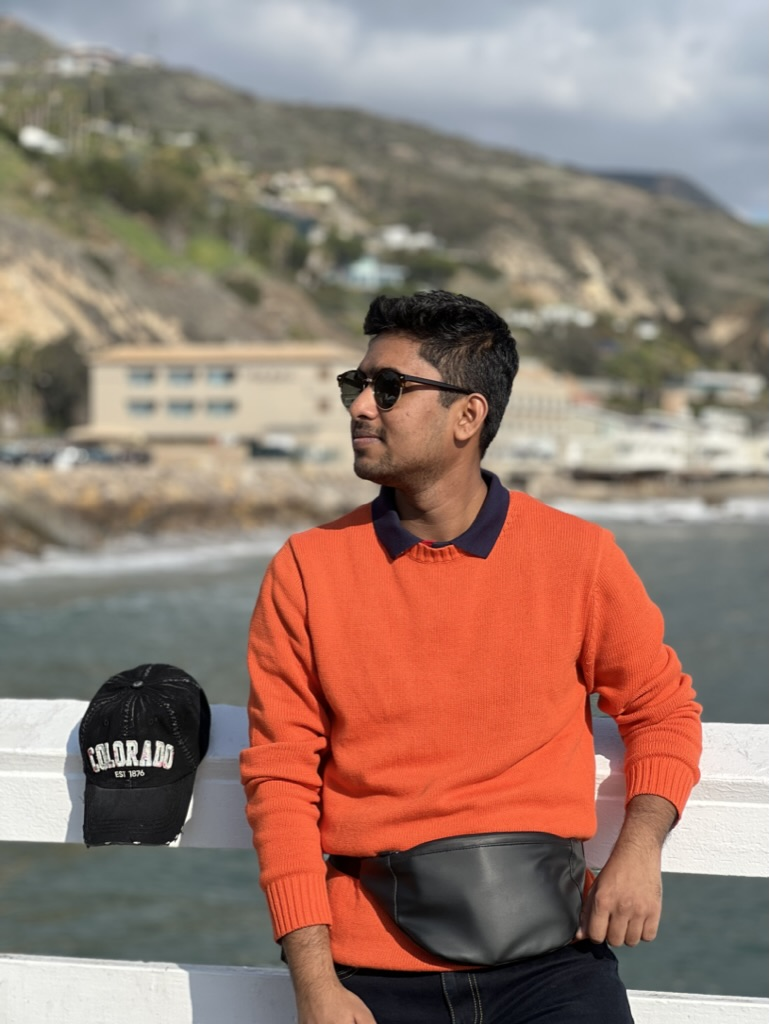
#> input picture images/profile1.jpeg, 769 x 1024 px, found by its file name
$ python make-og-image.py
#> lines starting #> are read from the running program, lines starting #| are printed output that depends on the picture; after the words box and inside, x2 and y2 are one past the last pixel; in counts of white or black regions, pixels touching at a corner belong together
# Builds static/og-image.png, the 1200x630 picture shown when a link to the site is shared
# (LinkedIn, Slack, iMessage, X). Design: "kubectl describe", GitHub Dark colours.
# Re-run after changing the photo or any text below:  python3 scripts/make-og-image.py
from PIL import Image, ImageDraw, ImageFont, ImageOps

# --- Text (keep in line with the résumé) ---
COMMAND = 'kubectl describe engineer akhil-gandhi'
ROWS = [
    ('Name:', 'Akhil Gandhi', 'text'),
    ('Role:', 'Site Reliability Engineer', 'blue'),
    ('Platform:', 'Kubernetes (EKS), ArgoCD, Terraform', 'muted'),
    ('Practices:', 'Observability, Incident response', 'muted'),
    ('Certs:', 'CKA, Terraform, Google Cloud, AWS', 'green'),
]
URL = 'akhilgandhi1999.github.io/Personal-Website'
PHOTO = 'static/images/profile1.jpeg'

# --- GitHub Dark palette ---
C = dict(bg='#0D1117', text='#E6EDF3', muted='#C9D1D9', faint='#8B949E', blue='#58A6FF', green='#3FB950')

W, H, S = 1200, 630, 2  # draw at 2x, then shrink, for smooth edges
MONO = '/System/Library/Fonts/SFNSMono.ttf'


def P(v):
    return int(v * S)


def font(size):
    return ImageFont.truetype(MONO, size * S)


img = Image.new('RGB', (P(W), P(H)), C['bg'])
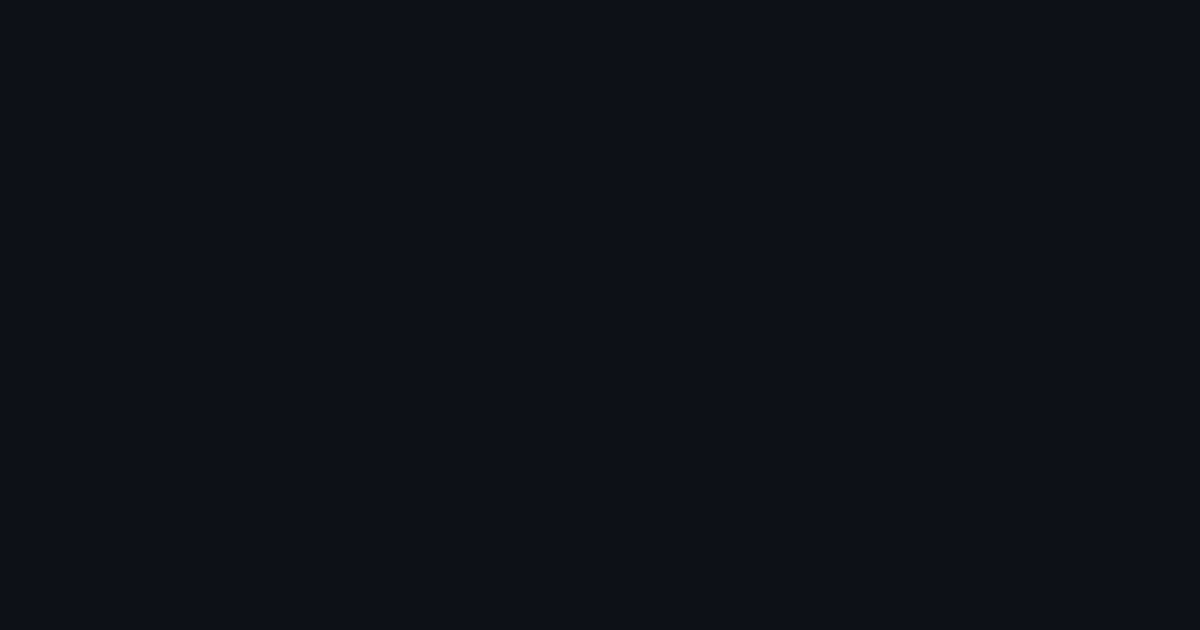
#> img: PIL image 2400x1260 RGB (shown at 1/2 size); mean R, G, B 13, 17, 23
d = ImageDraw.Draw(img)
d.rectangle([0, 0, P(W), P(6)], fill=C['blue'])
d.rectangle([0, P(H - 6), P(W), P(H)], fill=C['green'])

# Round photo with a blue (top) / green (bottom) ring.
cx, cy, r = 1010, 315, 125
ring = [P(cx - r - 8), P(cy - r - 8), P(cx + r + 8), P(cy + r + 8)]
d.ellipse(ring, fill=C['green'])
d.pieslice(ring, 180, 360, fill=C['blue'])
photo = ImageOps.fit(Image.open(PHOTO).convert('RGB'), (P(2 * r), P(2 * r)), centering=(0.5, 0.4))
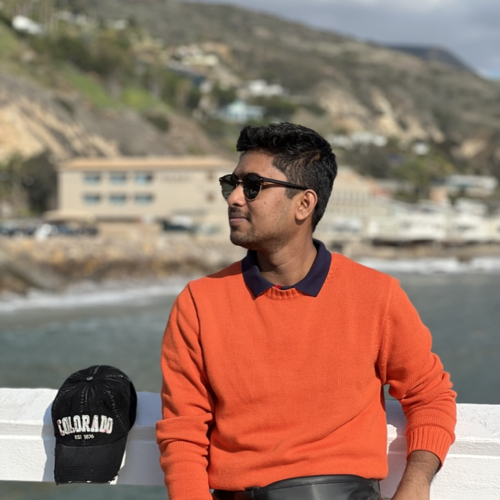
#> photo: PIL image 500x500 RGB; mean R, G, B 152.9, 120, 104.5
mask = Image.new('L', photo.size, 0)
#> mask: PIL image 500x500 L; every value is 0
ImageDraw.Draw(mask).ellipse([0, 0, *photo.size], fill=255)
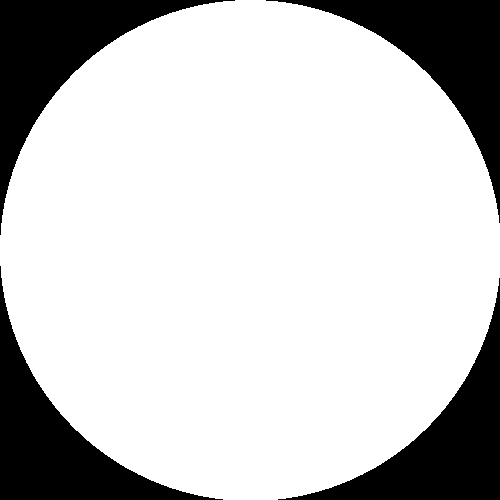
#> mask: PIL image 500x500 L; 78.8% white; 4 black regions, box (x1, y1, x2, y2) and area: (0, 0, 235, 235) 13489, (266, 0, 500, 223) 13254, (0, 266, 223, 500) 13254, (278, 278, 500, 500) 13020
img.paste(photo, (P(cx - r), P(cy - r)), mask)
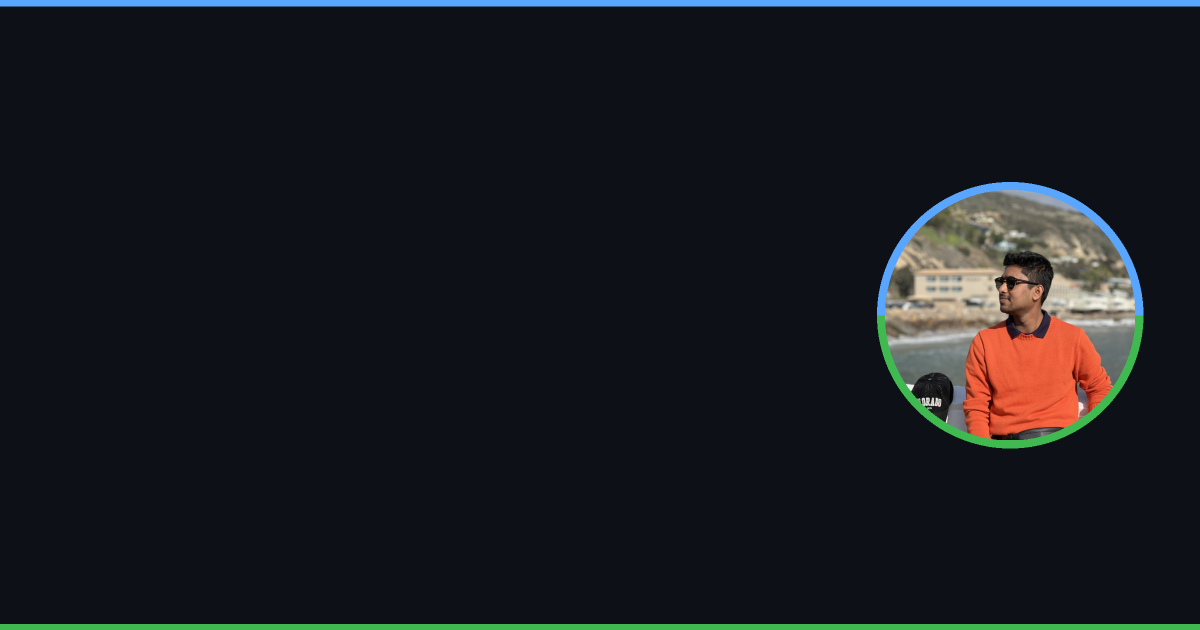
#> img: PIL image 2400x1260 RGB (shown at 1/2 size); mean R, G, B 24, 27.9, 32

f = font(26)
d.text((P(70), P(70)), '$ ', font=f, fill=C['green'])
d.text((P(70) + d.textlength('$ ', font=f), P(70)), COMMAND, font=f, fill=C['text'])

y = 140
for key, value, colour in ROWS:
    d.text((P(70), P(y)), key, font=f, fill=C['blue'])
    d.text((P(260), P(y)), value, font=f, fill=C[colour])
    y += 52
#> after the loop, y = 400
d.text((P(70), P(y + 6)), 'Status:', font=f, fill=C['blue'])
d.ellipse([P(262), P(y + 16), P(278), P(y + 32)], fill=C['green'])
d.text((P(290), P(y + 6)), 'Running', font=f, fill=C['green'])

d.text((P(70), P(H - 70)), URL, font=font(20), fill=C['faint'])

img.resize((W, H), Image.LANCZOS).save('static/og-image.png', optimize=True)
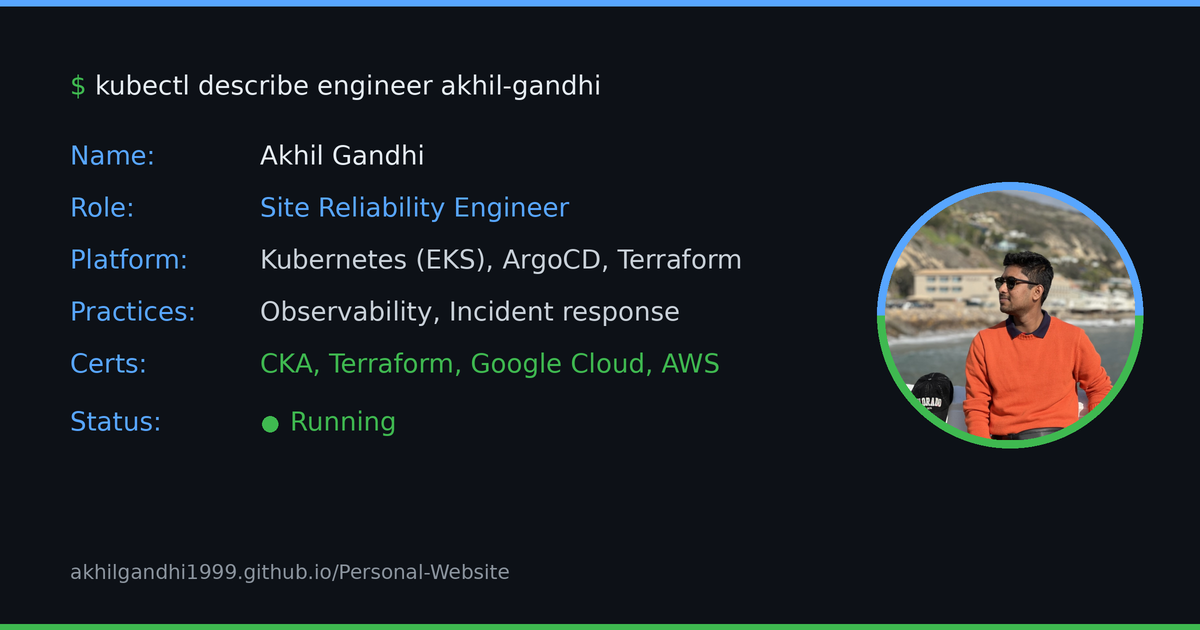
#> saved as og-image.png: PIL image 1200x630 RGB; mean R, G, B 27.2, 32.1, 36.2
print('wrote static/og-image.png')
